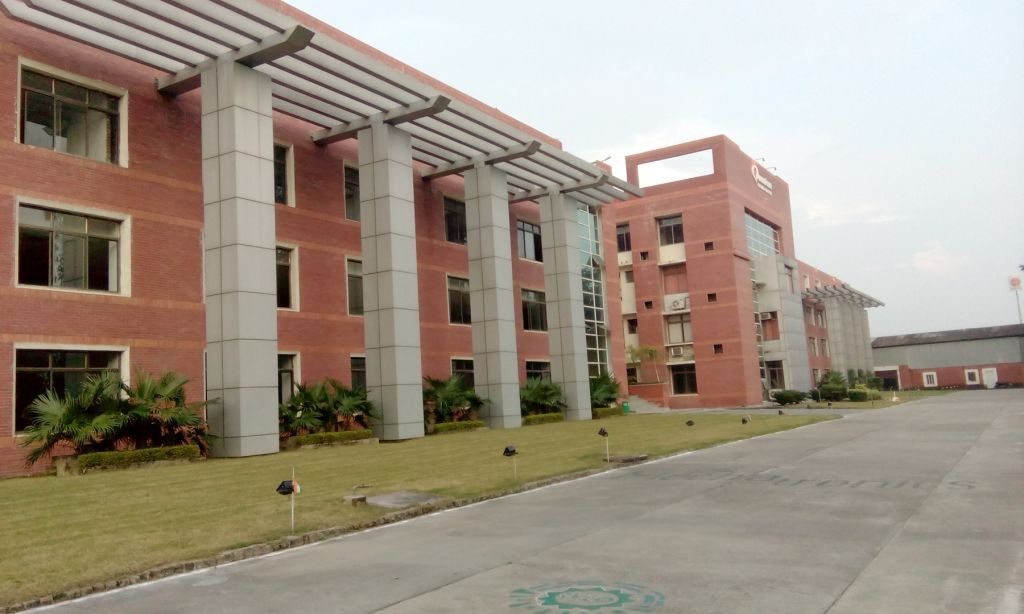
#> input picture ComputerVision/building.jpg, 1024 x 614 px, found by its file name
$ jupyter execute ImagePyramid.ipynb
#> lines starting #> are read from the running program, lines starting #| are printed output that depends on the picture
[cell 1]
import cv2
import numpy as np

[cell 2]
img = cv2.imread("/Users/lakshmikeerthanaaravapalli/Desktop/ComputerVision/building.jpg")
#> img is the input picture: shape (614, 1024, 3); mean B, G, R 132, 146.3, 158.1
img=cv2.resize(img,(700,700))
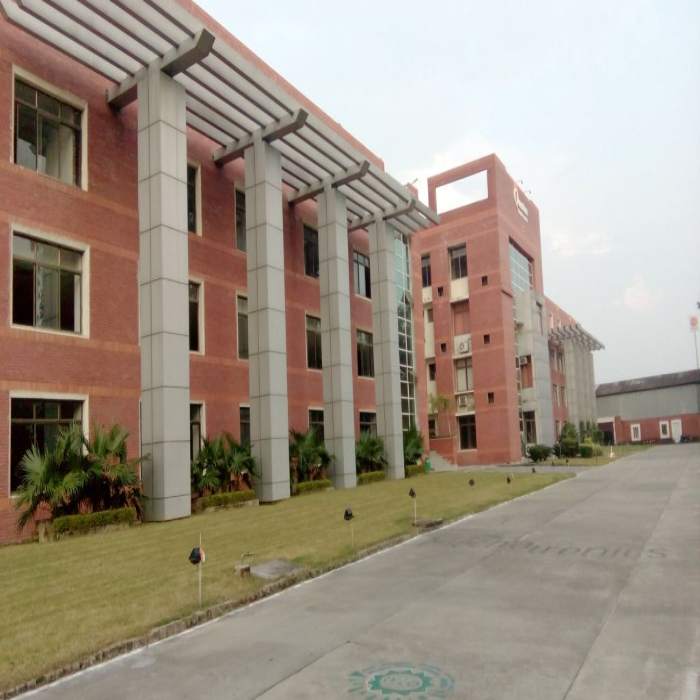
#> img: shape (700, 700, 3); mean B, G, R 131.9, 146.2, 158

[cell 3]
pd1=cv2.pyrDown(img)
pd2=cv2.pyrDown(pd1)
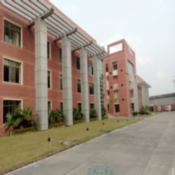
#> pd2: shape (175, 175, 3); mean B, G, R 131.9, 146.2, 158.1

[cell 4]
pu1=cv2.pyrUp(pd2)
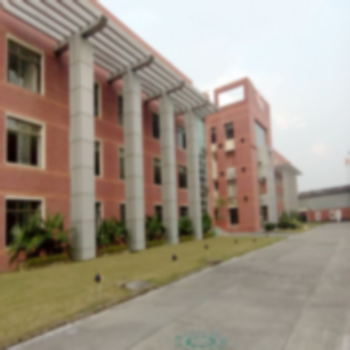
#> pu1: shape (350, 350, 3); mean B, G, R 132, 146.3, 158.1
pu2=cv2.pyrUp(pu1)
